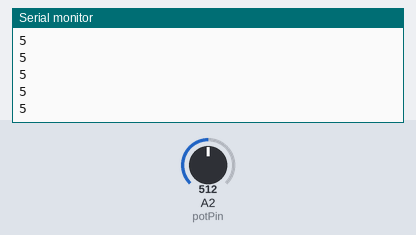
Bench run of a sketch on a simulated Arduino Uno, built with avr-gcc and run on an emulated ATmega328P. On the bench: the last lines printed to the serial monitor. The inputs (shaded band) are chosen by the test bench; at power-on: A2 (potPin) = 512.

Above: at 1.2 s.
1.3 s: A2 (potPin) set to 716
At 1.32 s:
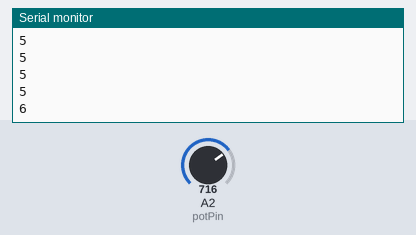
2.8 s: A2 (potPin) set to 900
At 2.83 s:
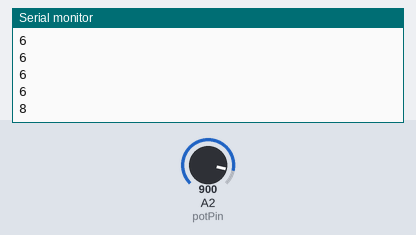
Timing chart, 0 to 5.8 s (numbered marks = the images above; inputs shaded):
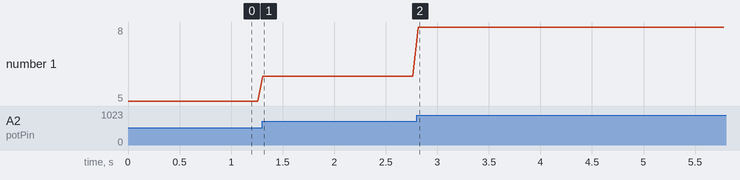

Measured:
- after the input at 1.3 s, the serial monitor: prints a new line at once (image 1)
- after the input at 2.8 s, the serial monitor: prints a new line at once (image 2)
- plotted number 1: 5 → 6 after the input at 1.3 s, 6 → 8 after the input at 2.8 s

The sketch:

XBeeBotB_remote.ino
```cpp
int potPin = 2;

void setup() {
  Serial.begin(57600);
}

void loop() {
  /*
   * Reads 0 - 1023; but we should restrict input to
   * 0 - 1000 in case potentiometer doesn't send the extreme end.
   */
  int val = map(analogRead(potPin), 0, 1000, 1, 9);
  Serial.println(val);
  delay(50);
}
```
